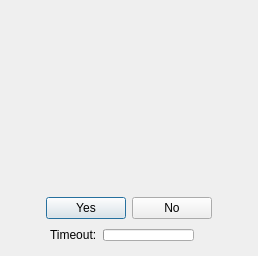
<?xml version="1.0" encoding="UTF-8"?>
<ui version="4.0">
 <class>WithAnotherPlayer</class>
 <widget class="QDialog" name="WithAnotherPlayer">
  <property name="geometry">
   <rect>
    <x>0</x>
    <y>0</y>
    <width>258</width>
    <height>228</height>
   </rect>
  </property>
  <property name="windowIcon">
   <iconset resource="../resources/client-resources.qrc">
    <normaloff>:/images/interface/player.png</normaloff>:/images/interface/player.png</iconset>
  </property>
  <layout class="QVBoxLayout" name="verticalLayout">
   <item>
    <layout class="QHBoxLayout" name="horizontalLayout">
     <item>
      <spacer name="horizontalSpacer">
       <property name="orientation">
        <enum>Qt::Horizontal</enum>
       </property>
       <property name="sizeHint" stdset="0">
        <size>
         <width>40</width>
         <height>20</height>
        </size>
       </property>
      </spacer>
     </item>
     <item>
      <widget class="QLabel" name="skin">
       <property name="minimumSize">
        <size>
         <width>160</width>
         <height>160</height>
        </size>
       </property>
       <property name="maximumSize">
        <size>
         <width>160</width>
         <height>160</height>
        </size>
       </property>
       <property name="pixmap">
        <pixmap resource="../resources/client-resources.qrc">:/images/player_default/front.png</pixmap>
       </property>
       <property name="alignment">
        <set>Qt::AlignCenter</set>
       </property>
      </widget>
     </item>
     <item>
      <spacer name="horizontalSpacer_2">
       <property name="orientation">
        <enum>Qt::Horizontal</enum>
       </property>
       <property name="sizeHint" stdset="0">
        <size>
         <width>40</width>
         <height>20</height>
        </size>
       </property>
      </spacer>
     </item>
    </layout>
   </item>
   <item>
    <spacer name="verticalSpacer">
     <property name="orientation">
      <enum>Qt::Vertical</enum>
     </property>
     <property name="sizeHint" stdset="0">
      <size>
       <width>20</width>
       <height>40</height>
      </size>
     </property>
    </spacer>
   </item>
   <item>
    <widget class="QLabel" name="question">
     <property name="textFormat">
      <enum>Qt::RichText</enum>
     </property>
    </widget>
   </item>
   <item>
    <layout class="QHBoxLayout" name="horizontalLayout_2">
     <item>
      <spacer name="horizontalSpacer_3">
       <property name="orientation">
        <enum>Qt::Horizontal</enum>
       </property>
       <property name="sizeHint" stdset="0">
        <size>
         <width>40</width>
         <height>20</height>
        </size>
       </property>
      </spacer>
     </item>
     <item>
      <widget class="QPushButton" name="yes">
       <property name="minimumSize">
        <size>
         <width>80</width>
         <height>0</height>
        </size>
       </property>
       <property name="text">
        <string>Yes</string>
       </property>
      </widget>
     </item>
     <item>
      <widget class="QPushButton" name="no">
       <property name="minimumSize">
        <size>
         <width>80</width>
         <height>0</height>
        </size>
       </property>
       <property name="text">
        <string>No</string>
       </property>
      </widget>
     </item>
     <item>
      <spacer name="horizontalSpacer_4">
       <property name="orientation">
        <enum>Qt::Horizontal</enum>
       </property>
       <property name="sizeHint" stdset="0">
        <size>
         <width>40</width>
         <height>20</height>
        </size>
       </property>
      </spacer>
     </item>
    </layout>
   </item>
   <item>
    <layout class="QHBoxLayout" name="horizontalLayout_3">
     <item>
      <spacer name="horizontalSpacer_5">
       <property name="orientation">
        <enum>Qt::Horizontal</enum>
       </property>
       <property name="sizeHint" stdset="0">
        <size>
         <width>40</width>
         <height>20</height>
        </size>
       </property>
      </spacer>
     </item>
     <item>
      <widget class="QLabel" name="label">
       <property name="text">
        <string>Timeout:</string>
       </property>
      </widget>
     </item>
     <item>
      <widget class="QProgressBar" name="timeout">
       <property name="minimumSize">
        <size>
         <width>0</width>
         <height>12</height>
        </size>
       </property>
       <property name="maximumSize">
        <size>
         <width>16777215</width>
         <height>12</height>
        </size>
       </property>
       <property name="maximum">
        <number>15000</number>
       </property>
       <property name="value">
        <number>0</number>
       </property>
       <property name="textVisible">
        <bool>false</bool>
       </property>
      </widget>
     </item>
     <item>
      <widget class="QLabel" name="timeoutLabel"/>
     </item>
     <item>
      <spacer name="horizontalSpacer_6">
       <property name="orientation">
        <enum>Qt::Horizontal</enum>
       </property>
       <property name="sizeHint" stdset="0">
        <size>
         <width>40</width>
         <height>20</height>
        </size>
       </property>
      </spacer>
     </item>
    </layout>
   </item>
  </layout>
 </widget>
 <tabstops>
  <tabstop>no</tabstop>
  <tabstop>yes</tabstop>
 </tabstops>
 <resources>
  <include location="../resources/client-resources.qrc"/>
 </resources>
 <connections/>
</ui>
